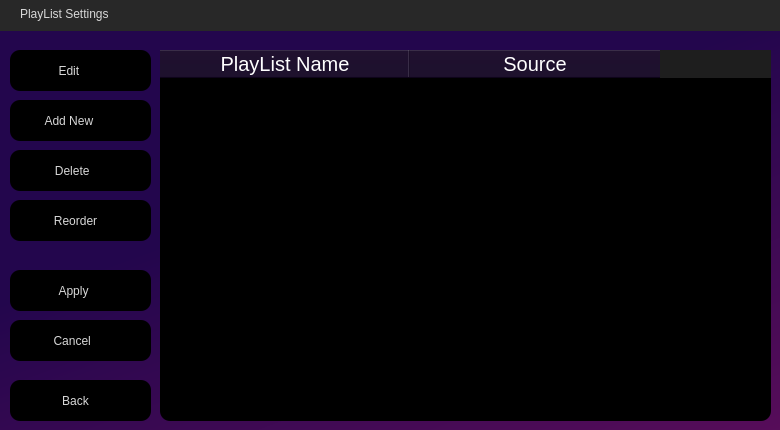
<?xml version="1.0" encoding="UTF-8"?>
<ui version="4.0">
 <class>PlayListSettings</class>
 <widget class="QWidget" name="PlayListSettings">
  <property name="geometry">
   <rect>
    <x>0</x>
    <y>0</y>
    <width>780</width>
    <height>430</height>
   </rect>
  </property>
  <property name="windowTitle">
   <string>Form</string>
  </property>
  <property name="styleSheet">
   <string notr="true">/*background-color: rgb(42, 42, 42);*/


QLabel
{
	color: rgb(216, 216, 216);
}

QPushButton 
{	
	color: rgb(216, 216, 216);
	background-color: rgb(0, 0, 0);
	border-radius: 10px;
}

QPushButton:hover 
{
	background-color: rgb(40, 40, 40);
}

QPushButton:disabled
{
	color: rgb(73, 73, 73);
}

QPushButton:pressed 
{
	background-color: rgb(82, 26, 149);
}

QTableWidget
{
	background-color: rgb(0, 0, 0);
}

QTableWidget::item::selected
{
	background-color: rgb(82, 26, 149);
}

QHeaderView::section
{
	background-color: rgb(20, 6, 36);
}

QHeaderView
{
	background-color: rgb(30, 30, 30);
}</string>
  </property>
  <widget class="QWidget" name="Titlebar_widget" native="true">
   <property name="geometry">
    <rect>
     <x>0</x>
     <y>0</y>
     <width>781</width>
     <height>31</height>
    </rect>
   </property>
   <property name="styleSheet">
    <string notr="true">background-color: rgb(40, 40, 40);</string>
   </property>
   <widget class="QLabel" name="Titlebar_label">
    <property name="geometry">
     <rect>
      <x>20</x>
      <y>0</y>
      <width>251</width>
      <height>21</height>
     </rect>
    </property>
    <property name="text">
     <string>PlayList Settings</string>
    </property>
    <property name="alignment">
     <set>Qt::AlignmentFlag::AlignBottom|Qt::AlignmentFlag::AlignLeading|Qt::AlignmentFlag::AlignLeft</set>
    </property>
   </widget>
  </widget>
  <widget class="QTableWidget" name="PlayList_table">
   <property name="geometry">
    <rect>
     <x>160</x>
     <y>50</y>
     <width>611</width>
     <height>371</height>
    </rect>
   </property>
   <property name="styleSheet">
    <string notr="true">
/* Vertical Scrollbar */
QScrollBar:vertical 
{
    border: 2px solid black;
    background: black;
    width: 15px;
    margin: 22px 0 22px 0;
}

QScrollBar::handle:vertical 
{
    background: rgb(30, 30, 30);
    min-height: 40px;
    border-radius: 4px; 
}

QScrollBar::add-line:vertical 
{
    border: 2px solid rgb(30, 30, 30);
    background: rgb(30, 30, 30);
    height: 15px;
    border-radius: 4px; 
    subcontrol-position: bottom;
    subcontrol-origin: margin;
}

QScrollBar::sub-line:vertical 
{
    border: 2px solid rgb(30, 30, 30);
    background: rgb(30, 30, 30);
    height: 15px;
    border-radius: 4px; 
    subcontrol-position: top;
    subcontrol-origin: margin;
}

/* Horizontal Scrollbar */
QScrollBar:horizontal 
{
    border: 2px solid black;
    background: black;
    height: 15px;
    margin: 0 22px 0 22px;
}

QScrollBar::handle:horizontal 
{
    background: rgb(30, 30, 30);
    min-width: 40px;
    border-radius: 4px; 
}

QScrollBar::add-line:horizontal 
{
    border: 2px solid rgb(30, 30, 30);
    background: rgb(30, 30, 30);
    width: 15px;
    border-radius: 4px; 
    subcontrol-position: right;
    subcontrol-origin: margin;
}

QScrollBar::sub-line:horizontal 
{
    border: 2px solid rgb(30, 30, 30);
    background: rgb(30, 30, 30);
    width: 15px;
    border-radius: 4px; 
    subcontrol-position: left;
    subcontrol-origin: margin;
}


QHeaderView::section 
{
        color: white;  /* Font color for headers */
}

QTableWidget::item
{
       color: rgb(20, 205, 255); 
}

QTableWidget 
{
	border: none;
	border-radius: 10px;
}
</string>
   </property>
   <property name="autoScroll">
    <bool>false</bool>
   </property>
   <property name="selectionMode">
    <enum>QAbstractItemView::SelectionMode::SingleSelection</enum>
   </property>
   <property name="selectionBehavior">
    <enum>QAbstractItemView::SelectionBehavior::SelectRows</enum>
   </property>
   <property name="columnCount">
    <number>2</number>
   </property>
   <attribute name="horizontalHeaderCascadingSectionResizes">
    <bool>false</bool>
   </attribute>
   <attribute name="horizontalHeaderDefaultSectionSize">
    <number>250</number>
   </attribute>
   <attribute name="horizontalHeaderShowSortIndicator" stdset="0">
    <bool>false</bool>
   </attribute>
   <attribute name="horizontalHeaderStretchLastSection">
    <bool>false</bool>
   </attribute>
   <attribute name="verticalHeaderVisible">
    <bool>false</bool>
   </attribute>
   <column>
    <property name="text">
     <string>PlayList Name</string>
    </property>
    <property name="font">
     <font>
      <pointsize>15</pointsize>
     </font>
    </property>
   </column>
   <column>
    <property name="text">
     <string>Source</string>
    </property>
    <property name="font">
     <font>
      <pointsize>15</pointsize>
     </font>
    </property>
   </column>
  </widget>
  <widget class="QPushButton" name="Edit_button">
   <property name="geometry">
    <rect>
     <x>10</x>
     <y>50</y>
     <width>141</width>
     <height>41</height>
    </rect>
   </property>
   <property name="styleSheet">
    <string notr="true"/>
   </property>
   <property name="text">
    <string> Edit        </string>
   </property>
   <property name="icon">
    <iconset resource="resources.qrc">
     <normaloff>:/icons/icons/white-edit.png</normaloff>
     <disabledoff>:/icons/icons/white-edit-disabled.png</disabledoff>:/icons/icons/white-edit.png</iconset>
   </property>
   <property name="iconSize">
    <size>
     <width>24</width>
     <height>24</height>
    </size>
   </property>
  </widget>
  <widget class="QPushButton" name="Back_button">
   <property name="geometry">
    <rect>
     <x>10</x>
     <y>380</y>
     <width>141</width>
     <height>41</height>
    </rect>
   </property>
   <property name="text">
    <string>  Back     </string>
   </property>
   <property name="icon">
    <iconset resource="resources.qrc">
     <normaloff>:/icons/icons/white-left-arrow.png</normaloff>
     <disabledoff>:/icons/icons/white-left-arrow-disabled.png</disabledoff>:/icons/icons/white-left-arrow.png</iconset>
   </property>
   <property name="iconSize">
    <size>
     <width>15</width>
     <height>15</height>
    </size>
   </property>
  </widget>
  <widget class="QPushButton" name="Delete_button">
   <property name="geometry">
    <rect>
     <x>10</x>
     <y>150</y>
     <width>141</width>
     <height>41</height>
    </rect>
   </property>
   <property name="text">
    <string>  Delete       </string>
   </property>
   <property name="icon">
    <iconset resource="resources.qrc">
     <normaloff>:/icons/icons/white-minus.png</normaloff>
     <disabledoff>:/icons/icons/white-minus-disabled.png</disabledoff>:/icons/icons/white-minus.png</iconset>
   </property>
   <property name="iconSize">
    <size>
     <width>24</width>
     <height>24</height>
    </size>
   </property>
  </widget>
  <widget class="QPushButton" name="AddNew_button">
   <property name="geometry">
    <rect>
     <x>10</x>
     <y>100</y>
     <width>141</width>
     <height>41</height>
    </rect>
   </property>
   <property name="text">
    <string>Add New       </string>
   </property>
   <property name="icon">
    <iconset resource="resources.qrc">
     <normaloff>:/icons/icons/white-plus-sign.png</normaloff>
     <disabledoff>:/icons/icons/white-plus-sign-disabled.png</disabledoff>:/icons/icons/white-plus-sign.png</iconset>
   </property>
   <property name="iconSize">
    <size>
     <width>24</width>
     <height>24</height>
    </size>
   </property>
  </widget>
  <widget class="QWidget" name="background_widget" native="true">
   <property name="geometry">
    <rect>
     <x>0</x>
     <y>30</y>
     <width>801</width>
     <height>421</height>
    </rect>
   </property>
   <property name="styleSheet">
    <string notr="true">/*background-color: qlineargradient(spread:pad, x1:0.369, y1:0.182, x2:1, y2:1, stop:0 rgba(57, 9, 126, 255), stop:1 rgba(129, 18, 129, 255));*/
background-color: qlineargradient(spread:pad, x1:0.506931, y1:0.295636, x2:1, y2:1, stop:0 rgba(35, 6, 77, 255), stop:1 rgba(90, 13, 90, 255));</string>
   </property>
  </widget>
  <widget class="QPushButton" name="Apply_button">
   <property name="geometry">
    <rect>
     <x>10</x>
     <y>270</y>
     <width>141</width>
     <height>41</height>
    </rect>
   </property>
   <property name="text">
    <string> Apply     </string>
   </property>
   <property name="icon">
    <iconset resource="resources.qrc">
     <normaloff>:/icons/icons/check.png</normaloff>
     <disabledoff>:/icons/icons/check-disabled.png</disabledoff>:/icons/icons/check.png</iconset>
   </property>
   <property name="iconSize">
    <size>
     <width>18</width>
     <height>18</height>
    </size>
   </property>
  </widget>
  <widget class="QPushButton" name="Reorder_button">
   <property name="geometry">
    <rect>
     <x>10</x>
     <y>200</y>
     <width>141</width>
     <height>41</height>
    </rect>
   </property>
   <property name="styleSheet">
    <string notr="true"/>
   </property>
   <property name="text">
    <string> Reorder    </string>
   </property>
   <property name="icon">
    <iconset resource="resources.qrc">
     <normaloff>:/icons/icons/reorder.png</normaloff>
     <disabledoff>:/icons/icons/reorder-disabled.png</disabledoff>:/icons/icons/reorder.png</iconset>
   </property>
   <property name="iconSize">
    <size>
     <width>24</width>
     <height>24</height>
    </size>
   </property>
  </widget>
  <widget class="QPushButton" name="Cancel_button">
   <property name="geometry">
    <rect>
     <x>10</x>
     <y>320</y>
     <width>141</width>
     <height>41</height>
    </rect>
   </property>
   <property name="text">
    <string>  Cancel       </string>
   </property>
   <property name="icon">
    <iconset resource="resources.qrc">
     <normaloff>:/icons/icons/cancel.png</normaloff>
     <disabledoff>:/icons/icons/cancel-disabled.png</disabledoff>:/icons/icons/cancel.png</iconset>
   </property>
   <property name="iconSize">
    <size>
     <width>18</width>
     <height>18</height>
    </size>
   </property>
  </widget>
  <zorder>background_widget</zorder>
  <zorder>Titlebar_widget</zorder>
  <zorder>PlayList_table</zorder>
  <zorder>Edit_button</zorder>
  <zorder>Back_button</zorder>
  <zorder>Delete_button</zorder>
  <zorder>AddNew_button</zorder>
  <zorder>Apply_button</zorder>
  <zorder>Reorder_button</zorder>
  <zorder>Cancel_button</zorder>
 </widget>
 <resources>
  <include location="resources.qrc"/>
 </resources>
 <connections/>
</ui>
